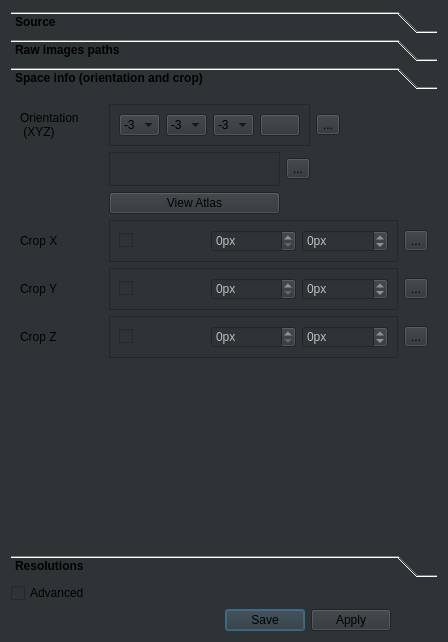
<?xml version="1.0" encoding="UTF-8"?>
<ui version="4.0">
 <class>SampleTab</class>
 <widget class="QWidget" name="SampleTab">
  <property name="geometry">
   <rect>
    <x>0</x>
    <y>0</y>
    <width>448</width>
    <height>642</height>
   </rect>
  </property>
  <property name="windowTitle">
   <string>Form</string>
  </property>
  <property name="styleSheet">
   <string notr="true">background-color: rgb(46, 52, 54);</string>
  </property>
  <layout class="QVBoxLayout" name="verticalLayout">
   <item>
    <layout class="QVBoxLayout" name="verticalLayout_2">
     <property name="sizeConstraint">
      <enum>QLayout::SetMinimumSize</enum>
     </property>
     <item>
      <widget class="QToolBox" name="toolBox">
       <property name="font">
        <font>
         <weight>75</weight>
         <bold>true</bold>
        </font>
       </property>
       <property name="currentIndex">
        <number>2</number>
       </property>
       <widget class="QWidget" name="page">
        <property name="geometry">
         <rect>
          <x>0</x>
          <y>0</y>
          <width>428</width>
          <height>420</height>
         </rect>
        </property>
        <attribute name="label">
         <string>Source</string>
        </attribute>
        <layout class="QFormLayout" name="formLayout">
         <item row="0" column="0">
          <widget class="QPushButton" name="srcFolderBtn">
           <property name="font">
            <font>
             <weight>75</weight>
             <bold>true</bold>
            </font>
           </property>
           <property name="toolTip">
            <string>Select the sample forlder.</string>
           </property>
           <property name="whatsThis">
            <string>&lt;html&gt;&lt;head/&gt;&lt;body&gt;&lt;p&gt;Select the sample folder.&lt;/p&gt;&lt;p&gt;This should be the main folder of the sample, not the subfolder containing e.g. the raw data as all files will be read from and saved to this folder.&lt;/p&gt;&lt;/body&gt;&lt;/html&gt;</string>
           </property>
           <property name="text">
            <string> Source folder</string>
           </property>
           <property name="icon">
            <iconset theme="folder">
             <normaloff>.</normaloff>.</iconset>
           </property>
           <property name="shortcut">
            <string>Ctrl+O</string>
           </property>
          </widget>
         </item>
         <item row="0" column="1">
          <layout class="QHBoxLayout" name="horizontalLayout_10">
           <item>
            <widget class="QLabel" name="srcFolderTxt">
             <property name="sizePolicy">
              <sizepolicy hsizetype="Preferred" vsizetype="Minimum">
               <horstretch>0</horstretch>
               <verstretch>0</verstretch>
              </sizepolicy>
             </property>
             <property name="text">
              <string/>
             </property>
             <property name="wordWrap">
              <bool>true</bool>
             </property>
            </widget>
           </item>
           <item>
            <widget class="QToolButton" name="srcFolderInfoToolButton">
             <property name="text">
              <string>...</string>
             </property>
             <property name="icon">
              <iconset resource="icons.qrc">
               <normaloff>:/icons/icons/info.svg</normaloff>:/icons/icons/info.svg</iconset>
             </property>
            </widget>
           </item>
          </layout>
         </item>
         <item row="1" column="0">
          <widget class="QLabel" name="sampleIdLabel">
           <property name="font">
            <font>
             <weight>75</weight>
             <bold>true</bold>
            </font>
           </property>
           <property name="toolTip">
            <string>The unique ID of the sample</string>
           </property>
           <property name="whatsThis">
            <string>&lt;html&gt;&lt;head/&gt;&lt;body&gt;&lt;p&gt;The ID of the sample. Any string (ideally short) containing &lt;span style=&quot; font-weight:700;&quot;&gt;alphanumerical characters and underscores&lt;/span&gt;.&lt;/p&gt;&lt;p&gt;It is important that this ID remain &lt;span style=&quot; font-weight:700;&quot;&gt;unique within a study&lt;/span&gt; as this will be used to identify samples in the summary.&lt;/p&gt;&lt;/body&gt;&lt;/html&gt;</string>
           </property>
           <property name="text">
            <string>Sample ID*</string>
           </property>
           <property name="buddy">
            <cstring>sampleIdTxt</cstring>
           </property>
          </widget>
         </item>
         <item row="1" column="1">
          <layout class="QHBoxLayout" name="horizontalLayout_9">
           <item>
            <widget class="QLineEdit" name="sampleIdTxt">
             <property name="placeholderText">
              <string>exp1</string>
             </property>
            </widget>
           </item>
           <item>
            <widget class="QToolButton" name="sampleIdInfoToolButton">
             <property name="text">
              <string>...</string>
             </property>
             <property name="icon">
              <iconset resource="icons.qrc">
               <normaloff>:/icons/icons/info.svg</normaloff>:/icons/icons/info.svg</iconset>
             </property>
            </widget>
           </item>
          </layout>
         </item>
         <item row="2" column="0">
          <widget class="QLabel" name="sampleIdLabel_2">
           <property name="font">
            <font>
             <weight>75</weight>
             <bold>true</bold>
            </font>
           </property>
           <property name="toolTip">
            <string>Prefix all the file names by the sample ID</string>
           </property>
           <property name="text">
            <string>Use ID as prefix</string>
           </property>
           <property name="buddy">
            <cstring>sampleIdTxt</cstring>
           </property>
          </widget>
         </item>
         <item row="4" column="1">
          <widget class="QDialogButtonBox" name="sampleIdButtonBox">
           <property name="standardButtons">
            <set>QDialogButtonBox::Apply</set>
           </property>
           <property name="applyText" stdset="0">
            <string>Update</string>
           </property>
          </widget>
         </item>
         <item row="2" column="1">
          <widget class="QCheckBox" name="useIdAsPrefixCheckBox">
           <property name="text">
            <string/>
           </property>
          </widget>
         </item>
        </layout>
       </widget>
       <widget class="QWidget" name="page_2">
        <property name="geometry">
         <rect>
          <x>0</x>
          <y>0</y>
          <width>428</width>
          <height>420</height>
         </rect>
        </property>
        <attribute name="label">
         <string>Raw images paths</string>
        </attribute>
        <layout class="QGridLayout" name="gridLayout">
         <item row="4" column="0">
          <widget class="QLabel" name="autofluoChannelPathLbl">
           <property name="toolTip">
            <string>The reference channel</string>
           </property>
           <property name="whatsThis">
            <string>&lt;html&gt;&lt;head/&gt;&lt;body&gt;&lt;p&gt;This is the channel that will be used for atlas alignement&lt;/p&gt;&lt;p&gt;This is a relative path (from the sample directory) and the channel digits are witten as follows&lt;/p&gt;&lt;p&gt;&lt;span style=&quot; font-style:italic;&quot;&gt;&amp;lt;AXIS,n_digits&amp;gt;&lt;/span&gt;&lt;/p&gt;&lt;p&gt;with axis begin one of XYZ in caps. The number of digits includes the number of 0.&lt;/p&gt;&lt;/body&gt;&lt;/html&gt;</string>
           </property>
           <property name="text">
            <string>Autofluorescence</string>
           </property>
          </widget>
         </item>
         <item row="2" column="1" rowspan="2" colspan="2">
          <widget class="QPlainTextEdit" name="rawPath">
           <property name="placeholderText">
            <string>raw/18-04-07_exp1[&lt;Y,2&gt; x &lt;X,2&gt;]_C00.ome.tif</string>
           </property>
          </widget>
         </item>
         <item row="1" column="1">
          <widget class="QPushButton" name="launchPatternWizzardPushButton">
           <property name="toolTip">
            <string>Launch the paths helper wizard popup window</string>
           </property>
           <property name="whatsThis">
            <string>&lt;html&gt;&lt;head/&gt;&lt;body&gt;&lt;p&gt;This will &lt;span style=&quot; font-weight:700;&quot;&gt;open a new window with a wizard&lt;/span&gt; to help you construct the patterns for the paths.&lt;/p&gt;&lt;p&gt;&lt;span style=&quot; font-weight:700;&quot;&gt;For each channel&lt;/span&gt;:&lt;/p&gt;&lt;p&gt;    ∙ Select what type this channel is (autofluorescence, raw ...)&lt;/p&gt;&lt;p&gt;    ∙ For each group of digits highlighted as question marks, select the corresponding axis from the drop down menu.&lt;/p&gt;&lt;p&gt;    ∙ Click &amp;quot;Validate&amp;quot;&lt;br/&gt;&lt;/p&gt;&lt;p&gt;&lt;span style=&quot; font-weight:700;&quot;&gt;Once done, click &amp;quot;Apply&amp;quot;&lt;/span&gt;&lt;/p&gt;&lt;/body&gt;&lt;/html&gt;</string>
           </property>
           <property name="text">
            <string>  Start helper wizzard</string>
           </property>
           <property name="icon">
            <iconset resource="icons.qrc">
             <normaloff>:/icons/icons/magic_wand.svg</normaloff>:/icons/icons/magic_wand.svg</iconset>
           </property>
          </widget>
         </item>
         <item row="4" column="3">
          <widget class="QToolButton" name="autofluoChannelPathInfoToolButton">
           <property name="text">
            <string>...</string>
           </property>
           <property name="icon">
            <iconset resource="icons.qrc">
             <normaloff>:/icons/icons/info.svg</normaloff>:/icons/icons/info.svg</iconset>
           </property>
          </widget>
         </item>
         <item row="4" column="1" colspan="2">
          <widget class="QFrame" name="autofluoPathOptionalPlainTextEdit">
           <property name="frameShape">
            <enum>QFrame::StyledPanel</enum>
           </property>
           <property name="frameShadow">
            <enum>QFrame::Raised</enum>
           </property>
           <property name="disabledValue" stdset="0">
            <string>None</string>
           </property>
           <layout class="QHBoxLayout" name="horizontalLayout_13">
            <item>
             <widget class="QCheckBox" name="autofluoCheckBox">
              <property name="text">
               <string/>
              </property>
             </widget>
            </item>
            <item>
             <widget class="QPlainTextEdit" name="autofluoPathLineEdit">
              <property name="placeholderText">
               <string>auto/18-40-07_exp1_Z&lt;Z,4&gt;_C00.ome.tif</string>
              </property>
             </widget>
            </item>
           </layout>
          </widget>
         </item>
         <item row="0" column="1">
          <widget class="QLineEdit" name="tileExtensionLineEdit">
           <property name="text">
            <string>.ome.tif</string>
           </property>
          </widget>
         </item>
         <item row="2" column="3">
          <widget class="QToolButton" name="mainChannelPathInfoToolButton">
           <property name="text">
            <string>...</string>
           </property>
           <property name="icon">
            <iconset resource="icons.qrc">
             <normaloff>:/icons/icons/info.svg</normaloff>:/icons/icons/info.svg</iconset>
           </property>
          </widget>
         </item>
         <item row="2" column="0">
          <widget class="QLabel" name="mainChannelPathLbl">
           <property name="font">
            <font>
             <weight>75</weight>
             <bold>true</bold>
            </font>
           </property>
           <property name="toolTip">
            <string>The main channel color of your sample</string>
           </property>
           <property name="whatsThis">
            <string>&lt;html&gt;&lt;head/&gt;&lt;body&gt;&lt;p&gt;The main channel color of your sample.&lt;/p&gt;&lt;p&gt;This is usually the channel with &lt;span style=&quot; font-weight:700;&quot;&gt;cells or vessels&lt;/span&gt;.&lt;/p&gt;&lt;p&gt;This is a relative path (from the sample directory) and the channel digits are witten as follows&lt;/p&gt;&lt;p&gt;&lt;span style=&quot; font-style:italic;&quot;&gt;&amp;lt;AXIS,n_digits&amp;gt;&lt;/span&gt;&lt;/p&gt;&lt;p&gt;with axis begin one of XYZ in caps. The number of digits includes the number of 0.&lt;/p&gt;&lt;/body&gt;&lt;/html&gt;</string>
           </property>
           <property name="text">
            <string>Main channel*</string>
           </property>
          </widget>
         </item>
         <item row="5" column="3">
          <widget class="QToolButton" name="secondaryChannelPathInfoToolButton">
           <property name="text">
            <string>...</string>
           </property>
           <property name="icon">
            <iconset resource="icons.qrc">
             <normaloff>:/icons/icons/info.svg</normaloff>:/icons/icons/info.svg</iconset>
           </property>
          </widget>
         </item>
         <item row="1" column="2">
          <widget class="QToolButton" name="patternWizzardBtnInfoToolButton">
           <property name="text">
            <string>...</string>
           </property>
           <property name="icon">
            <iconset resource="icons.qrc">
             <normaloff>:/icons/icons/info.svg</normaloff>:/icons/icons/info.svg</iconset>
           </property>
          </widget>
         </item>
         <item row="5" column="0">
          <widget class="QLabel" name="secondaryChannelPathLbl">
           <property name="toolTip">
            <string>Second data channel</string>
           </property>
           <property name="whatsThis">
            <string>&lt;html&gt;&lt;head/&gt;&lt;body&gt;&lt;p&gt;This is a secondary data channel&lt;/p&gt;&lt;p&gt;e.g. arteries channel&lt;/p&gt;&lt;p&gt;This is a relative path (from the sample directory) and the channel digits are witten as follows&lt;/p&gt;&lt;p&gt;&lt;span style=&quot; font-style:italic;&quot;&gt;&amp;lt;AXIS,n_digits&amp;gt;&lt;/span&gt;&lt;/p&gt;&lt;p&gt;with axis begin one of XYZ in caps. The number of digits includes the number of 0.&lt;/p&gt;&lt;/body&gt;&lt;/html&gt;</string>
           </property>
           <property name="text">
            <string>Secondary channel</string>
           </property>
          </widget>
         </item>
         <item row="0" column="0">
          <widget class="QLabel" name="mainChannelPathLbl_2">
           <property name="font">
            <font>
             <weight>75</weight>
             <bold>true</bold>
            </font>
           </property>
           <property name="toolTip">
            <string>&lt;html&gt;&lt;head/&gt;&lt;body&gt;&lt;p&gt;The file extension of the individual tiles.&lt;/p&gt;&lt;p&gt;This is used by the helper wizzard to search for the images.&lt;/p&gt;&lt;/body&gt;&lt;/html&gt;</string>
           </property>
           <property name="whatsThis">
            <string>&lt;html&gt;&lt;head/&gt;&lt;body&gt;&lt;p&gt;The main channel color of your sample.&lt;/p&gt;&lt;p&gt;This is usually the channel with &lt;span style=&quot; font-weight:700;&quot;&gt;cells or vessels&lt;/span&gt;.&lt;/p&gt;&lt;p&gt;This is a relative path (from the sample directory) and the channel digits are witten as follows&lt;/p&gt;&lt;p&gt;&lt;span style=&quot; font-style:italic;&quot;&gt;&amp;lt;AXIS,n_digits&amp;gt;&lt;/span&gt;&lt;/p&gt;&lt;p&gt;with axis begin one of XYZ in caps. The number of digits includes the number of 0.&lt;/p&gt;&lt;/body&gt;&lt;/html&gt;</string>
           </property>
           <property name="text">
            <string>Tile extension</string>
           </property>
          </widget>
         </item>
         <item row="5" column="1" colspan="2">
          <widget class="QFrame" name="arteriesPathOptionalPlainTextEdit">
           <property name="frameShape">
            <enum>QFrame::StyledPanel</enum>
           </property>
           <property name="frameShadow">
            <enum>QFrame::Raised</enum>
           </property>
           <property name="disabledValue" stdset="0">
            <string>None</string>
           </property>
           <layout class="QHBoxLayout" name="horizontalLayout_14">
            <item>
             <widget class="QCheckBox" name="arteriesCheckBox">
              <property name="text">
               <string/>
              </property>
             </widget>
            </item>
            <item>
             <widget class="QPlainTextEdit" name="arteriesPathLineEdit">
              <property name="placeholderText">
               <string>raw/18-04-07_exp1[&lt;Y,2&gt; x &lt;X,2&gt;]_C01.ome.tif</string>
              </property>
             </widget>
            </item>
           </layout>
          </widget>
         </item>
        </layout>
       </widget>
       <widget class="QWidget" name="page_4">
        <property name="geometry">
         <rect>
          <x>0</x>
          <y>0</y>
          <width>428</width>
          <height>420</height>
         </rect>
        </property>
        <attribute name="label">
         <string>Space info (orientation and crop)</string>
        </attribute>
        <layout class="QGridLayout" name="gridLayout_2">
         <property name="sizeConstraint">
          <enum>QLayout::SetMinimumSize</enum>
         </property>
         <property name="verticalSpacing">
          <number>6</number>
         </property>
         <item row="0" column="3" colspan="2">
          <widget class="QToolButton" name="sampleOrientationInfoToolButton">
           <property name="text">
            <string>...</string>
           </property>
           <property name="icon">
            <iconset resource="icons.qrc">
             <normaloff>:/icons/icons/info.svg</normaloff>:/icons/icons/info.svg</iconset>
           </property>
          </widget>
         </item>
         <item row="5" column="1" colspan="3">
          <widget class="QFrame" name="sliceZDoublet">
           <property name="frameShape">
            <enum>QFrame::StyledPanel</enum>
           </property>
           <property name="frameShadow">
            <enum>QFrame::Raised</enum>
           </property>
           <property name="disabledValue" stdset="0">
            <string>None</string>
           </property>
           <property name="individuallyDisableable" stdset="0">
            <bool>false</bool>
           </property>
           <layout class="QHBoxLayout" name="horizontalLayout_7">
            <item>
             <widget class="QCheckBox" name="checkBox_3">
              <property name="text">
               <string/>
              </property>
             </widget>
            </item>
            <item>
             <widget class="QSpinBox" name="spinBox_25">
              <property name="enabled">
               <bool>false</bool>
              </property>
              <property name="suffix">
               <string>px</string>
              </property>
              <property name="maximum">
               <number>65535</number>
              </property>
             </widget>
            </item>
            <item>
             <widget class="QSpinBox" name="spinBox_26">
              <property name="enabled">
               <bool>false</bool>
              </property>
              <property name="suffix">
               <string>px</string>
              </property>
              <property name="minimum">
               <number>-1</number>
              </property>
              <property name="maximum">
               <number>65535</number>
              </property>
             </widget>
            </item>
           </layout>
          </widget>
         </item>
         <item row="4" column="1" colspan="3">
          <widget class="QFrame" name="sliceYDoublet">
           <property name="frameShape">
            <enum>QFrame::StyledPanel</enum>
           </property>
           <property name="frameShadow">
            <enum>QFrame::Raised</enum>
           </property>
           <property name="disabledValue" stdset="0">
            <string>None</string>
           </property>
           <property name="individuallyDisableable" stdset="0">
            <bool>false</bool>
           </property>
           <layout class="QHBoxLayout" name="horizontalLayout_3">
            <item>
             <widget class="QCheckBox" name="checkBox_2">
              <property name="text">
               <string/>
              </property>
             </widget>
            </item>
            <item>
             <widget class="QSpinBox" name="spinBox_22">
              <property name="enabled">
               <bool>false</bool>
              </property>
              <property name="suffix">
               <string>px</string>
              </property>
              <property name="maximum">
               <number>65535</number>
              </property>
             </widget>
            </item>
            <item>
             <widget class="QSpinBox" name="spinBox_23">
              <property name="enabled">
               <bool>false</bool>
              </property>
              <property name="suffix">
               <string>px</string>
              </property>
              <property name="minimum">
               <number>-1</number>
              </property>
              <property name="maximum">
               <number>65535</number>
              </property>
             </widget>
            </item>
           </layout>
          </widget>
         </item>
         <item row="0" column="0">
          <widget class="QLabel" name="sampleOrientationLbl">
           <property name="toolTip">
            <string>The orientation of the sample during acquisition</string>
           </property>
           <property name="whatsThis">
            <string>&lt;html&gt;&lt;head/&gt;&lt;body&gt;&lt;p&gt;The order in which are represented the X, Y and Z axes. A minus sign indicates an inversion of the axis direction. &lt;span style=&quot; color:#edd400;&quot;&gt;WARNING: do not select the same order for multiple axes.&lt;/span&gt;&lt;/p&gt;&lt;p&gt;Once selected, click on the magnifying glass to view the result.&lt;/p&gt;&lt;/body&gt;&lt;/html&gt;</string>
           </property>
           <property name="text">
            <string>Orientation
 (XYZ)</string>
           </property>
          </widget>
         </item>
         <item row="4" column="4">
          <widget class="QToolButton" name="sampleCropYLblInfoToolButton">
           <property name="text">
            <string>...</string>
           </property>
           <property name="icon">
            <iconset resource="icons.qrc">
             <normaloff>:/icons/icons/info.svg</normaloff>:/icons/icons/info.svg</iconset>
           </property>
          </widget>
         </item>
         <item row="3" column="0">
          <widget class="QLabel" name="sampleCropXLbl">
           <property name="toolTip">
            <string>How the sample is cropped along X</string>
           </property>
           <property name="whatsThis">
            <string>&lt;html&gt;&lt;head/&gt;&lt;body&gt;&lt;p&gt;How to crop the atlas along X to match the sample. &lt;span style=&quot; color:#729fcf;&quot;&gt;NOTE: Values in pixels.&lt;/span&gt; To select the appropriate values, open the atlas in the same orientation (in ClearMap/Resources/Atlas).&lt;/p&gt;&lt;/body&gt;&lt;/html&gt;</string>
           </property>
           <property name="text">
            <string>Crop X</string>
           </property>
          </widget>
         </item>
         <item row="5" column="0">
          <widget class="QLabel" name="sampleCropZLbl">
           <property name="toolTip">
            <string>How the sample is cropped along Z</string>
           </property>
           <property name="whatsThis">
            <string>&lt;html&gt;&lt;head/&gt;&lt;body&gt;&lt;p&gt;How to crop the atlas along Z to match the sample. &lt;span style=&quot; color:#729fcf;&quot;&gt;NOTE: Values in pixels.&lt;/span&gt; To select the appropriate values, open the atlas in the same orientation (in ClearMap/Resources/Atlas).&lt;/p&gt;&lt;/body&gt;&lt;/html&gt;</string>
           </property>
           <property name="text">
            <string>Crop Z</string>
           </property>
          </widget>
         </item>
         <item row="1" column="1">
          <widget class="QFrame" name="miniBrainFrame">
           <property name="toolTip">
            <string>The orientation of the sample</string>
           </property>
           <property name="whatsThis">
            <string>&lt;html&gt;&lt;head/&gt;&lt;body&gt;&lt;p&gt;This is a sketch of the sample as it was oriented during your scan.&lt;/p&gt;&lt;/body&gt;&lt;/html&gt;</string>
           </property>
           <property name="frameShape">
            <enum>QFrame::StyledPanel</enum>
           </property>
           <property name="frameShadow">
            <enum>QFrame::Raised</enum>
           </property>
           <layout class="QVBoxLayout" name="verticalLayout_3">
            <item>
             <layout class="QHBoxLayout" name="miniBrainLayout">
              <item alignment="Qt::AlignHCenter">
               <widget class="QLabel" name="miniBrainLabel">
                <property name="text">
                 <string/>
                </property>
               </widget>
              </item>
             </layout>
            </item>
           </layout>
          </widget>
         </item>
         <item row="3" column="4">
          <widget class="QToolButton" name="sampleCropXLblInfoToolButton">
           <property name="text">
            <string>...</string>
           </property>
           <property name="icon">
            <iconset resource="icons.qrc">
             <normaloff>:/icons/icons/info.svg</normaloff>:/icons/icons/info.svg</iconset>
           </property>
          </widget>
         </item>
         <item row="4" column="0">
          <widget class="QLabel" name="sampleCropYLbl">
           <property name="toolTip">
            <string>How the sample is cropped along Y</string>
           </property>
           <property name="whatsThis">
            <string>&lt;html&gt;&lt;head/&gt;&lt;body&gt;&lt;p&gt;How to crop the atlas along Y to match the sample. &lt;span style=&quot; color:#729fcf;&quot;&gt;NOTE: Values in pixels.&lt;/span&gt; To select the appropriate values, open the atlas in the same orientation (in ClearMap/Resources/Atlas).&lt;/p&gt;&lt;/body&gt;&lt;/html&gt;</string>
           </property>
           <property name="text">
            <string>Crop Y</string>
           </property>
          </widget>
         </item>
         <item row="0" column="1" colspan="2">
          <widget class="QFrame" name="frame">
           <property name="frameShape">
            <enum>QFrame::StyledPanel</enum>
           </property>
           <property name="frameShadow">
            <enum>QFrame::Raised</enum>
           </property>
           <layout class="QHBoxLayout" name="horizontalLayout">
            <item>
             <widget class="QComboBox" name="orient_x">
              <property name="minimumSize">
               <size>
                <width>10</width>
                <height>0</height>
               </size>
              </property>
              <property name="currentText">
               <string>-3</string>
              </property>
              <item>
               <property name="text">
                <string>-3</string>
               </property>
              </item>
              <item>
               <property name="text">
                <string>-2</string>
               </property>
              </item>
              <item>
               <property name="text">
                <string>-1</string>
               </property>
              </item>
              <item>
               <property name="text">
                <string>1</string>
               </property>
              </item>
              <item>
               <property name="text">
                <string>2</string>
               </property>
              </item>
              <item>
               <property name="text">
                <string>3</string>
               </property>
              </item>
             </widget>
            </item>
            <item>
             <widget class="QComboBox" name="orient_y">
              <property name="minimumSize">
               <size>
                <width>10</width>
                <height>0</height>
               </size>
              </property>
              <property name="currentText">
               <string>-3</string>
              </property>
              <item>
               <property name="text">
                <string>-3</string>
               </property>
              </item>
              <item>
               <property name="text">
                <string>-2</string>
               </property>
              </item>
              <item>
               <property name="text">
                <string>-1</string>
               </property>
              </item>
              <item>
               <property name="text">
                <string>1</string>
               </property>
              </item>
              <item>
               <property name="text">
                <string>2</string>
               </property>
              </item>
              <item>
               <property name="text">
                <string>3</string>
               </property>
              </item>
             </widget>
            </item>
            <item>
             <widget class="QComboBox" name="orient_z">
              <property name="minimumSize">
               <size>
                <width>10</width>
                <height>0</height>
               </size>
              </property>
              <property name="currentText">
               <string>-3</string>
              </property>
              <item>
               <property name="text">
                <string>-3</string>
               </property>
              </item>
              <item>
               <property name="text">
                <string>-2</string>
               </property>
              </item>
              <item>
               <property name="text">
                <string>-1</string>
               </property>
              </item>
              <item>
               <property name="text">
                <string>1</string>
               </property>
              </item>
              <item>
               <property name="text">
                <string>2</string>
               </property>
              </item>
              <item>
               <property name="text">
                <string>3</string>
               </property>
              </item>
             </widget>
            </item>
            <item>
             <widget class="QPushButton" name="plotMiniBrainPushButton">
              <property name="text">
               <string/>
              </property>
              <property name="icon">
               <iconset resource="icons.qrc">
                <normaloff>:/icons/icons/search.svg</normaloff>:/icons/icons/search.svg</iconset>
              </property>
             </widget>
            </item>
           </layout>
          </widget>
         </item>
         <item row="5" column="4">
          <widget class="QToolButton" name="sampleCropZLblInfoToolButton">
           <property name="text">
            <string>...</string>
           </property>
           <property name="icon">
            <iconset resource="icons.qrc">
             <normaloff>:/icons/icons/info.svg</normaloff>:/icons/icons/info.svg</iconset>
           </property>
          </widget>
         </item>
         <item row="3" column="1" colspan="3">
          <widget class="QFrame" name="sliceXDoublet">
           <property name="frameShape">
            <enum>QFrame::StyledPanel</enum>
           </property>
           <property name="frameShadow">
            <enum>QFrame::Raised</enum>
           </property>
           <property name="disabledValue" stdset="0">
            <string>None</string>
           </property>
           <property name="individuallyDisableable" stdset="0">
            <bool>false</bool>
           </property>
           <layout class="QHBoxLayout" name="horizontalLayout_2">
            <item>
             <widget class="QCheckBox" name="checkBox">
              <property name="text">
               <string/>
              </property>
             </widget>
            </item>
            <item>
             <widget class="QSpinBox" name="spinBox_19">
              <property name="enabled">
               <bool>false</bool>
              </property>
              <property name="suffix">
               <string>px</string>
              </property>
              <property name="maximum">
               <number>65535</number>
              </property>
             </widget>
            </item>
            <item>
             <widget class="QSpinBox" name="spinBox_20">
              <property name="enabled">
               <bool>false</bool>
              </property>
              <property name="suffix">
               <string>px</string>
              </property>
              <property name="minimum">
               <number>-1</number>
              </property>
              <property name="maximum">
               <number>65535</number>
              </property>
             </widget>
            </item>
           </layout>
          </widget>
         </item>
         <item row="6" column="1">
          <spacer name="verticalSpacer">
           <property name="orientation">
            <enum>Qt::Vertical</enum>
           </property>
           <property name="sizeHint" stdset="0">
            <size>
             <width>20</width>
             <height>40</height>
            </size>
           </property>
          </spacer>
         </item>
         <item row="1" column="2">
          <widget class="QToolButton" name="miniBrainFrameInfoToolButton">
           <property name="text">
            <string>...</string>
           </property>
           <property name="icon">
            <iconset resource="icons.qrc">
             <normaloff>:/icons/icons/info.svg</normaloff>:/icons/icons/info.svg</iconset>
           </property>
          </widget>
         </item>
         <item row="2" column="1">
          <widget class="QPushButton" name="sampleViewAtlasPushButton">
           <property name="text">
            <string>View Atlas</string>
           </property>
          </widget>
         </item>
        </layout>
       </widget>
       <widget class="QWidget" name="page_3">
        <property name="geometry">
         <rect>
          <x>0</x>
          <y>0</y>
          <width>436</width>
          <height>406</height>
         </rect>
        </property>
        <attribute name="label">
         <string>Resolutions</string>
        </attribute>
        <layout class="QFormLayout" name="formLayout_2">
         <property name="sizeConstraint">
          <enum>QLayout::SetMinimumSize</enum>
         </property>
         <item row="0" column="0">
          <widget class="QLabel" name="label_6">
           <property name="toolTip">
            <string>Resolution of the raw dataset. Uncheck to read from the metadata.</string>
           </property>
           <property name="text">
            <string>Main channel</string>
           </property>
          </widget>
         </item>
         <item row="0" column="1">
          <widget class="QFrame" name="rawResolutionTriplet">
           <property name="sizePolicy">
            <sizepolicy hsizetype="Minimum" vsizetype="Preferred">
             <horstretch>0</horstretch>
             <verstretch>0</verstretch>
            </sizepolicy>
           </property>
           <property name="frameShape">
            <enum>QFrame::StyledPanel</enum>
           </property>
           <property name="frameShadow">
            <enum>QFrame::Raised</enum>
           </property>
           <property name="disabledValue" stdset="0">
            <string>'auto'</string>
           </property>
           <layout class="QHBoxLayout" name="horizontalLayout_4">
            <property name="sizeConstraint">
             <enum>QLayout::SetMinimumSize</enum>
            </property>
            <item>
             <widget class="QCheckBox" name="checkBox_4">
              <property name="text">
               <string/>
              </property>
             </widget>
            </item>
            <item>
             <widget class="QDoubleSpinBox" name="doubleSpinBox_1">
              <property name="enabled">
               <bool>false</bool>
              </property>
              <property name="decimals">
               <number>3</number>
              </property>
             </widget>
            </item>
            <item>
             <widget class="QDoubleSpinBox" name="doubleSpinBox_2">
              <property name="enabled">
               <bool>false</bool>
              </property>
              <property name="decimals">
               <number>3</number>
              </property>
             </widget>
            </item>
            <item>
             <widget class="QDoubleSpinBox" name="doubleSpinBox_3">
              <property name="enabled">
               <bool>false</bool>
              </property>
              <property name="decimals">
               <number>3</number>
              </property>
             </widget>
            </item>
           </layout>
          </widget>
         </item>
         <item row="1" column="0">
          <widget class="QLabel" name="label_7">
           <property name="toolTip">
            <string>Resolution of the autolfuorescence dataset. Uncheck to read from the metadata.</string>
           </property>
           <property name="text">
            <string>Ref channel</string>
           </property>
          </widget>
         </item>
         <item row="1" column="1">
          <widget class="QFrame" name="autofluorescenceResolutionTriplet">
           <property name="sizePolicy">
            <sizepolicy hsizetype="Minimum" vsizetype="Preferred">
             <horstretch>0</horstretch>
             <verstretch>0</verstretch>
            </sizepolicy>
           </property>
           <property name="frameShape">
            <enum>QFrame::StyledPanel</enum>
           </property>
           <property name="frameShadow">
            <enum>QFrame::Raised</enum>
           </property>
           <property name="disabledValue" stdset="0">
            <string>'auto'</string>
           </property>
           <layout class="QHBoxLayout" name="horizontalLayout_5">
            <property name="sizeConstraint">
             <enum>QLayout::SetMinimumSize</enum>
            </property>
            <item>
             <widget class="QCheckBox" name="checkBox_5">
              <property name="text">
               <string/>
              </property>
             </widget>
            </item>
            <item>
             <widget class="QDoubleSpinBox" name="doubleSpinBox_4">
              <property name="enabled">
               <bool>false</bool>
              </property>
              <property name="decimals">
               <number>3</number>
              </property>
             </widget>
            </item>
            <item>
             <widget class="QDoubleSpinBox" name="doubleSpinBox_5">
              <property name="enabled">
               <bool>false</bool>
              </property>
              <property name="decimals">
               <number>3</number>
              </property>
             </widget>
            </item>
            <item>
             <widget class="QDoubleSpinBox" name="doubleSpinBox_6">
              <property name="enabled">
               <bool>false</bool>
              </property>
              <property name="decimals">
               <number>3</number>
              </property>
             </widget>
            </item>
           </layout>
          </widget>
         </item>
         <item row="2" column="0">
          <widget class="QLabel" name="label_8">
           <property name="toolTip">
            <string>Resolution of the secondary (e.g. arteries) dataset. Uncheck to read from the metadata.</string>
           </property>
           <property name="text">
            <string>Second channel</string>
           </property>
          </widget>
         </item>
         <item row="2" column="1">
          <widget class="QFrame" name="arteriesResolutionTriplet">
           <property name="sizePolicy">
            <sizepolicy hsizetype="Minimum" vsizetype="Preferred">
             <horstretch>0</horstretch>
             <verstretch>0</verstretch>
            </sizepolicy>
           </property>
           <property name="frameShape">
            <enum>QFrame::StyledPanel</enum>
           </property>
           <property name="frameShadow">
            <enum>QFrame::Raised</enum>
           </property>
           <property name="disabledValue" stdset="0">
            <string>'auto'</string>
           </property>
           <layout class="QHBoxLayout" name="horizontalLayout_6">
            <property name="sizeConstraint">
             <enum>QLayout::SetMinimumSize</enum>
            </property>
            <item>
             <widget class="QCheckBox" name="checkBox_6">
              <property name="text">
               <string/>
              </property>
             </widget>
            </item>
            <item>
             <widget class="QDoubleSpinBox" name="doubleSpinBox_7">
              <property name="enabled">
               <bool>false</bool>
              </property>
              <property name="decimals">
               <number>3</number>
              </property>
             </widget>
            </item>
            <item>
             <widget class="QDoubleSpinBox" name="doubleSpinBox_8">
              <property name="enabled">
               <bool>false</bool>
              </property>
              <property name="decimals">
               <number>3</number>
              </property>
             </widget>
            </item>
            <item>
             <widget class="QDoubleSpinBox" name="doubleSpinBox_9">
              <property name="enabled">
               <bool>false</bool>
              </property>
              <property name="decimals">
               <number>3</number>
              </property>
             </widget>
            </item>
           </layout>
          </widget>
         </item>
        </layout>
       </widget>
      </widget>
     </item>
     <item>
      <widget class="QCheckBox" name="advancedCheckBox">
       <property name="text">
        <string>Advanced</string>
       </property>
      </widget>
     </item>
     <item>
      <widget class="QDialogButtonBox" name="applyBox">
       <property name="maximumSize">
        <size>
         <width>380</width>
         <height>16777215</height>
        </size>
       </property>
       <property name="standardButtons">
        <set>QDialogButtonBox::Apply|QDialogButtonBox::Save</set>
       </property>
      </widget>
     </item>
    </layout>
   </item>
  </layout>
 </widget>
 <resources>
  <include location="icons.qrc"/>
 </resources>
 <connections>
  <connection>
   <sender>checkBox_3</sender>
   <signal>toggled(bool)</signal>
   <receiver>spinBox_26</receiver>
   <slot>setEnabled(bool)</slot>
   <hints>
    <hint type="sourcelabel">
     <x>146</x>
     <y>263</y>
    </hint>
    <hint type="destinationlabel">
     <x>403</x>
     <y>267</y>
    </hint>
   </hints>
  </connection>
  <connection>
   <sender>checkBox_3</sender>
   <signal>toggled(bool)</signal>
   <receiver>spinBox_25</receiver>
   <slot>setEnabled(bool)</slot>
   <hints>
    <hint type="sourcelabel">
     <x>146</x>
     <y>263</y>
    </hint>
    <hint type="destinationlabel">
     <x>303</x>
     <y>267</y>
    </hint>
   </hints>
  </connection>
  <connection>
   <sender>checkBox_2</sender>
   <signal>toggled(bool)</signal>
   <receiver>spinBox_22</receiver>
   <slot>setEnabled(bool)</slot>
   <hints>
    <hint type="sourcelabel">
     <x>146</x>
     <y>214</y>
    </hint>
    <hint type="destinationlabel">
     <x>303</x>
     <y>218</y>
    </hint>
   </hints>
  </connection>
  <connection>
   <sender>checkBox_2</sender>
   <signal>toggled(bool)</signal>
   <receiver>spinBox_23</receiver>
   <slot>setEnabled(bool)</slot>
   <hints>
    <hint type="sourcelabel">
     <x>146</x>
     <y>214</y>
    </hint>
    <hint type="destinationlabel">
     <x>403</x>
     <y>218</y>
    </hint>
   </hints>
  </connection>
  <connection>
   <sender>checkBox</sender>
   <signal>toggled(bool)</signal>
   <receiver>spinBox_19</receiver>
   <slot>setEnabled(bool)</slot>
   <hints>
    <hint type="sourcelabel">
     <x>146</x>
     <y>165</y>
    </hint>
    <hint type="destinationlabel">
     <x>303</x>
     <y>169</y>
    </hint>
   </hints>
  </connection>
  <connection>
   <sender>checkBox</sender>
   <signal>toggled(bool)</signal>
   <receiver>spinBox_20</receiver>
   <slot>setEnabled(bool)</slot>
   <hints>
    <hint type="sourcelabel">
     <x>146</x>
     <y>165</y>
    </hint>
    <hint type="destinationlabel">
     <x>403</x>
     <y>169</y>
    </hint>
   </hints>
  </connection>
  <connection>
   <sender>checkBox_4</sender>
   <signal>toggled(bool)</signal>
   <receiver>doubleSpinBox_1</receiver>
   <slot>setEnabled(bool)</slot>
   <hints>
    <hint type="sourcelabel">
     <x>177</x>
     <y>167</y>
    </hint>
    <hint type="destinationlabel">
     <x>184</x>
     <y>156</y>
    </hint>
   </hints>
  </connection>
  <connection>
   <sender>checkBox_4</sender>
   <signal>toggled(bool)</signal>
   <receiver>doubleSpinBox_3</receiver>
   <slot>setEnabled(bool)</slot>
   <hints>
    <hint type="sourcelabel">
     <x>177</x>
     <y>167</y>
    </hint>
    <hint type="destinationlabel">
     <x>417</x>
     <y>171</y>
    </hint>
   </hints>
  </connection>
  <connection>
   <sender>checkBox_4</sender>
   <signal>toggled(bool)</signal>
   <receiver>doubleSpinBox_2</receiver>
   <slot>setEnabled(bool)</slot>
   <hints>
    <hint type="sourcelabel">
     <x>177</x>
     <y>167</y>
    </hint>
    <hint type="destinationlabel">
     <x>321</x>
     <y>162</y>
    </hint>
   </hints>
  </connection>
  <connection>
   <sender>checkBox_5</sender>
   <signal>toggled(bool)</signal>
   <receiver>doubleSpinBox_5</receiver>
   <slot>setEnabled(bool)</slot>
   <hints>
    <hint type="sourcelabel">
     <x>177</x>
     <y>216</y>
    </hint>
    <hint type="destinationlabel">
     <x>337</x>
     <y>220</y>
    </hint>
   </hints>
  </connection>
  <connection>
   <sender>checkBox_5</sender>
   <signal>toggled(bool)</signal>
   <receiver>doubleSpinBox_6</receiver>
   <slot>setEnabled(bool)</slot>
   <hints>
    <hint type="sourcelabel">
     <x>177</x>
     <y>216</y>
    </hint>
    <hint type="destinationlabel">
     <x>417</x>
     <y>220</y>
    </hint>
   </hints>
  </connection>
  <connection>
   <sender>checkBox_5</sender>
   <signal>toggled(bool)</signal>
   <receiver>doubleSpinBox_4</receiver>
   <slot>setEnabled(bool)</slot>
   <hints>
    <hint type="sourcelabel">
     <x>177</x>
     <y>216</y>
    </hint>
    <hint type="destinationlabel">
     <x>257</x>
     <y>220</y>
    </hint>
   </hints>
  </connection>
  <connection>
   <sender>checkBox_6</sender>
   <signal>toggled(bool)</signal>
   <receiver>doubleSpinBox_8</receiver>
   <slot>setEnabled(bool)</slot>
   <hints>
    <hint type="sourcelabel">
     <x>177</x>
     <y>265</y>
    </hint>
    <hint type="destinationlabel">
     <x>337</x>
     <y>269</y>
    </hint>
   </hints>
  </connection>
  <connection>
   <sender>checkBox_6</sender>
   <signal>toggled(bool)</signal>
   <receiver>doubleSpinBox_9</receiver>
   <slot>setEnabled(bool)</slot>
   <hints>
    <hint type="sourcelabel">
     <x>177</x>
     <y>265</y>
    </hint>
    <hint type="destinationlabel">
     <x>417</x>
     <y>269</y>
    </hint>
   </hints>
  </connection>
  <connection>
   <sender>checkBox_6</sender>
   <signal>toggled(bool)</signal>
   <receiver>doubleSpinBox_7</receiver>
   <slot>setEnabled(bool)</slot>
   <hints>
    <hint type="sourcelabel">
     <x>177</x>
     <y>265</y>
    </hint>
    <hint type="destinationlabel">
     <x>257</x>
     <y>269</y>
    </hint>
   </hints>
  </connection>
  <connection>
   <sender>arteriesCheckBox</sender>
   <signal>toggled(bool)</signal>
   <receiver>arteriesPathLineEdit</receiver>
   <slot>setEnabled(bool)</slot>
   <hints>
    <hint type="sourcelabel">
     <x>173</x>
     <y>368</y>
    </hint>
    <hint type="destinationlabel">
     <x>265</x>
     <y>344</y>
    </hint>
   </hints>
  </connection>
  <connection>
   <sender>autofluoCheckBox</sender>
   <signal>toggled(bool)</signal>
   <receiver>autofluoPathLineEdit</receiver>
   <slot>setEnabled(bool)</slot>
   <hints>
    <hint type="sourcelabel">
     <x>173</x>
     <y>268</y>
    </hint>
    <hint type="destinationlabel">
     <x>238</x>
     <y>241</y>
    </hint>
   </hints>
  </connection>
 </connections>
</ui>
